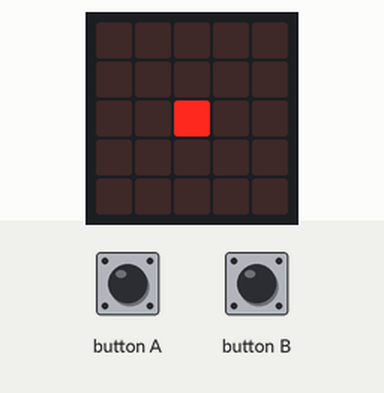
Bench run of a program on a simulated BBC micro:bit running MicroPython. Shown: the board's 5×5 LED display.

Above: at 0.05 s.
At 90.1 s:
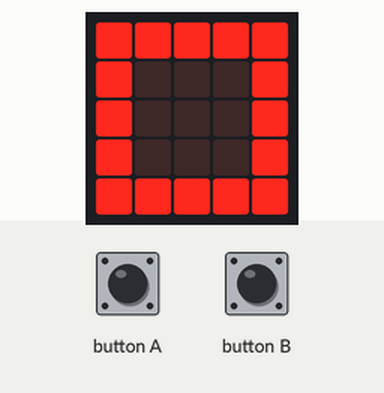

The program:

zoom.py
```python
from microbit import *

img1 = Image(   "00000:"
                "00000:"
                "00900:"
                "00000:"
                "00000"
)
img2 = Image(   "00000:"
                "09990:"
                "09090:"
                "09990:"
                "00000"
)
img3 = Image(   "99999:"
                "90009:"
                "90009:"
                "90009:"
                "99999"
)

FPS = 10
while True:
    delay = 1000 // FPS
    display.show(img1)
    sleep(delay)
    display.show(img2)
    sleep(delay)
    display.show(img3)
    sleep(delay)
    if (button_a.was_pressed()):
        FPS -= 1
        if (FPS == 0): FPS = 1
    if (button_b.was_pressed()):
        FPS += 1
        if (FPS == 1000): FPS = 1000
```
